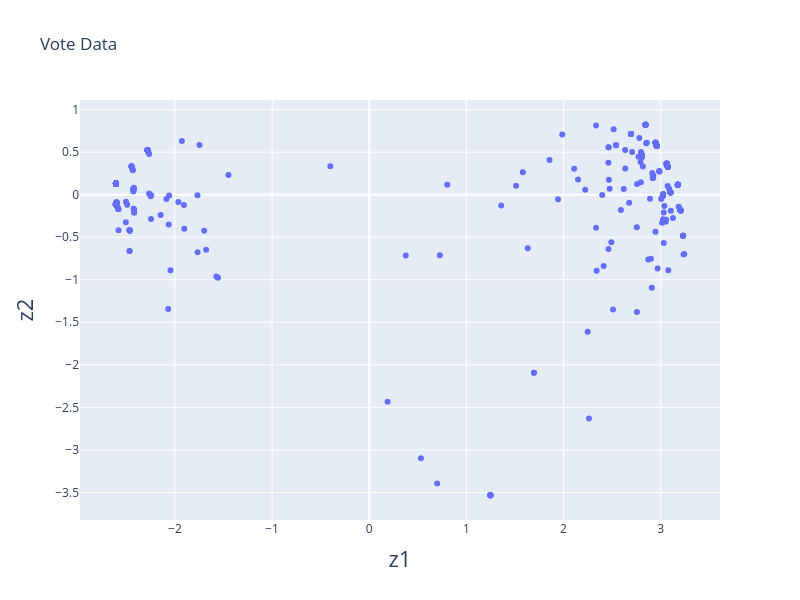

The cell this chart's notebook holds for it:
### Markdown cell above
### PCA plot

### Code cell
vote_2d = pd.DataFrame(index = vote_pivot_centered.index)

# Get 3 latent features by multiplying the first 3 columns of U and the first 3 colummns of S
vote_2d[["z1", "z2", "z3"]] = (u * s)[:, :3]

# But, we will only plot the first two latent features
fig = px.scatter(vote_2d, x='z1', y='z2', title='Vote Data', width=800, height=600, render_mode="svg")

fig.update_layout(
  xaxis_title=dict(font=dict(size=22)),
  yaxis_title=dict(font=dict(size=22))
)

### Figure 1 — Plotly figure (JSON) as saved in the notebook; plotly's stock layout.template omitted (floating-point values rounded to 4 significant figures; data arrays with more than 128 entries replaced by an {"elided": "..."} marker saying what was removed)
{"data": [{"hovertemplate": "z1=%{x}<br>z2=%{y}<extra></extra>", "legendgroup": "", "marker": {"color": "#636efa", "symbol": "circle"}, "mode": "markers", "name": "", "orientation": "v", "showlegend": false, "type": "scatter", "x": {"elided": "441 float values"}, "xaxis": "x", "y": {"elided": "441 float values"}, "yaxis": "y"}], "layout": {"height": 600, "legend": {"tracegroupgap": 0}, "title": {"text": "Vote Data"}, "width": 800, "xaxis": {"anchor": "y", "domain": [0, 1], "title": {"font": {"size": 22}, "text": "z1"}}, "yaxis": {"anchor": "x", "domain": [0, 1], "title": {"font": {"size": 22}, "text": "z2"}}}}
